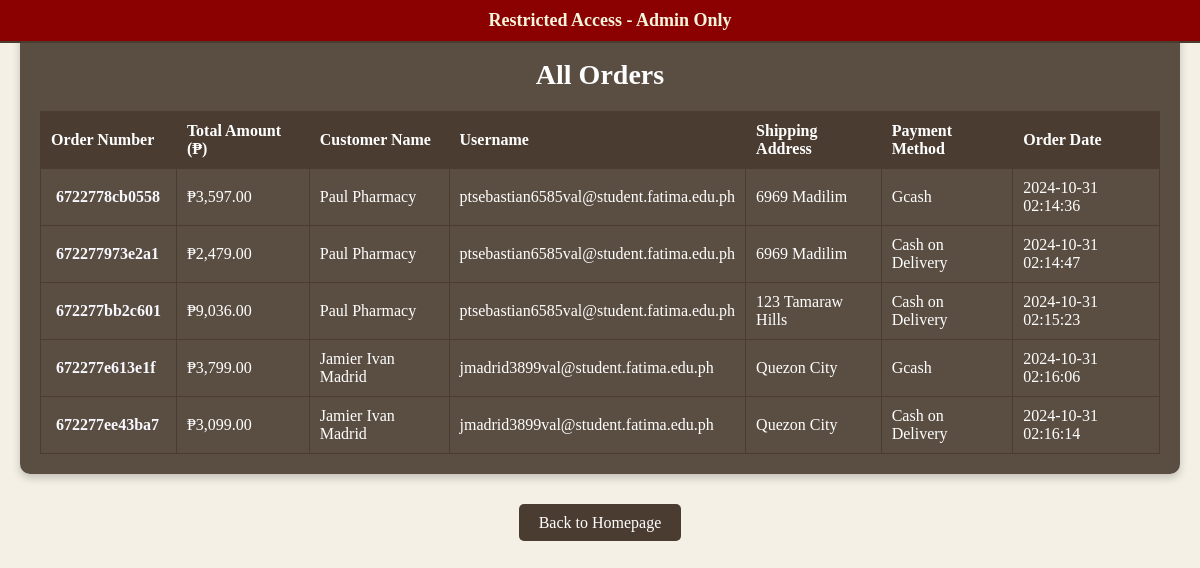
The app's page /WBDV_GRP7/adminaccess_orders.php (signed in) with its own data.
### tables this page shows
CREATE TABLE `orders` (
  `order_id` int(11) NOT NULL auto_increment,
  `user_id` int(11) NOT NULL,
  `order_number` varchar(20) NOT NULL,
  `total_price` decimal(10,2) NOT NULL,
  `payment_method` varchar(20) NOT NULL,
  `order_date` timestamp NOT NULL default CURRENT_TIMESTAMP,
  `address` varchar(255) default NULL,
  PRIMARY KEY  (`order_id`),
  UNIQUE KEY `order_number` (`order_number`),
  KEY `user_id` (`user_id`)
);

CREATE TABLE `users` (
  `id` int(11) NOT NULL auto_increment,
  `firstname` varchar(255) NOT NULL,
  `lastname` varchar(255) NOT NULL,
  `username` varchar(50) NOT NULL,
  `address` varchar(50) NOT NULL,
  `gender` varchar(50) NOT NULL,
  `birthdate` date NOT NULL,
  `phone_number` varchar(255) NOT NULL,
  `password` varchar(255) NOT NULL,
  `profile_picture` varchar(255) NOT NULL,
  `account_status` enum('Active','Pending','Deactivated') default 'Pending',
  `role` enum('member','admin') NOT NULL default 'member',
  PRIMARY KEY  (`id`)
);

### WBDV_GRP7/adminaccess_orders.php (the view, shortened to what this page needs)
<?php
include 'db_connection.php';
$sql_orders = "SELECT orders.order_number, orders.total_price, orders.address, orders.payment_method, orders.order_date,
               users.firstname, users.lastname, users.username
               FROM orders
               JOIN users ON orders.user_id = users.id";
$stmt_orders = $conn->prepare($sql_orders);
$stmt_orders->execute();
$stmt_orders->store_result();
$stmt_orders->bind_result($order_number, $total_price, $address, $payment_method, $order_date, $firstname, $lastname, $username);
?>
<!DOCTYPE html>
<html lang="en">
<head>
    <link rel="stylesheet" href="admin_styles.css">
</head>
<body>
<body class="<?php echo (isset($_SESSION['role']) && $_SESSION['role'] === 'admin') ? 'admin' : ''; ?>">
    <?php if (isset($_SESSION['role']) && $_SESSION['role'] === 'admin'): ?>
        <div class="admin-banner">
            Restricted Access - Admin Only
        </div>
    <?php endif; ?>
    <div class="admin-container">
        <h1>All Orders</h1>
        <?php if ($stmt_orders->num_rows > 0): ?>
            <table>
                <thead>
                    <tr>
                        <th>Order Number</th>
                        <th>Total Amount (₱)</th>
                        <th>Customer Name</th>
                        <th>Username</th>
                        <th>Shipping Address</th>
                        <th>Payment Method</th>
                        <th>Order Date</th>
                    </tr>
                </thead>
                <tbody>
                    <?php while ($stmt_orders->fetch()): ?>
                        <tr>
                            <td><a href="javascript:void(0);" onclick="showOrderDetails('<?php echo $order_number; ?>')"><?php echo htmlspecialchars($order_number); ?></a></td>
                            <td>₱<?php echo htmlspecialchars(number_format($total_price, 2)); ?></td>
                            <td><?php echo htmlspecialchars($firstname . ' ' . $lastname); ?></td>
                            <td><?php echo htmlspecialchars($username); ?></td>
                            <td><?php echo htmlspecialchars($address); ?></td>
                            <td><?php echo htmlspecialchars($payment_method); ?></td>
                            <td><?php echo htmlspecialchars($order_date); ?></td>
                        </tr>
                    <?php endwhile; ?>
                </tbody>
            </table>
        <?php else: ?>
            <p>No orders found.</p>
        <?php endif; ?>
    </div>
<div class="buttons">
        <a href="homepage.php" class="button">Back to Homepage</a>
    </div>
</body>
</html>

### WBDV_GRP7/admin_styles.css (style rules this page uses)
body { font-family: 'Georgia', serif; background-color: #f4f0e6; background-image: url('https://64.media.tumblr.com/c25d3b2f64c96184584b831fba6bb0e2/tumblr_oyfsbzUOey1r9co7bo1_1280.gifv'); background-size: cover; background-position: center; background-repeat: no-repeat; margin: 0; display: flex; flex-direction: column; min-height: 100vh; overflow-x: hidden; }
.admin-container { background-color: rgba(74, 60, 49, 0.9); color: white; margin: 20px; padding: 20px; border-radius: 10px; box-shadow: 0 4px 8px rgba(0, 0, 0, 0.2); backdrop-filter: blur(10px); }
.admin-container h1 { font-size: 28px; font-weight: bold; text-align: center; }
.admin-container table { width: 100%; border-collapse: collapse; margin-top: 20px; }
.admin-container th, .admin-container td { border: 1px solid #4a3c31; padding: 10px; text-align: left; }
.admin-container th { background-color: #4a3c31; color: white; }
.admin-container td a { color: #f8f8ff; text-decoration: none; font-weight: bold; display: inline-block; padding: 5px; border-radius: 5px; transition: background-color 0.3s ease, color 0.3s ease; }
.admin-banner { background-color: #8b0000; color: #f5f5dc; text-align: center; padding: 10px; font-size: 18px; font-weight: bold; border-bottom: 2px solid #4a3c31; position: fixed; width: 100%; top: 0; left: 0; z-index: 1000; }
.buttons { margin-top: 20px; text-align: center; }
.buttons .button { background-color: #4a3c31; color: white; padding: 10px 20px; border: none; border-radius: 5px; cursor: pointer; text-decoration: none; font-size: 16px; transition: background-color 0.3s ease, transform 0.3s ease; }

### records on screen
orders: order_number "6722778cb0558", total_price "3,597.00", user.lastname "Paul Pharmacy", user.username "ptsebastian6585val@student.fatima.edu.ph", address "6969 Madilim", payment_method "Gcash", order_date "2024-10-31 02:14:36"
orders: order_number "672277973e2a1", total_price "2,479.00", user.lastname "Paul Pharmacy", user.username "ptsebastian6585val@student.fatima.edu.ph", address "6969 Madilim", payment_method "Cash on Delivery", order_date "2024-10-31 02:14:47"
orders: order_number "672277bb2c601", total_price "9,036.00", user.lastname "Paul Pharmacy", user.username "ptsebastian6585val@student.fatima.edu.ph", address "123 Tamaraw Hills", payment_method "Cash on Delivery", order_date "2024-10-31 02:15:23"
orders: order_number "672277e613e1f", total_price "3,799.00", user.lastname "Jamier Ivan Madrid", user.username "jmadrid3899val@student.fatima.edu.ph", address "Quezon City", payment_method "Gcash", order_date "2024-10-31 02:16:06"
orders: order_number "672277ee43ba7", total_price "3,099.00", user.lastname "Jamier Ivan Madrid", user.username "jmadrid3899val@student.fatima.edu.ph", address "Quezon City", payment_method "Cash on Delivery", order_date "2024-10-31 02:16:14"
